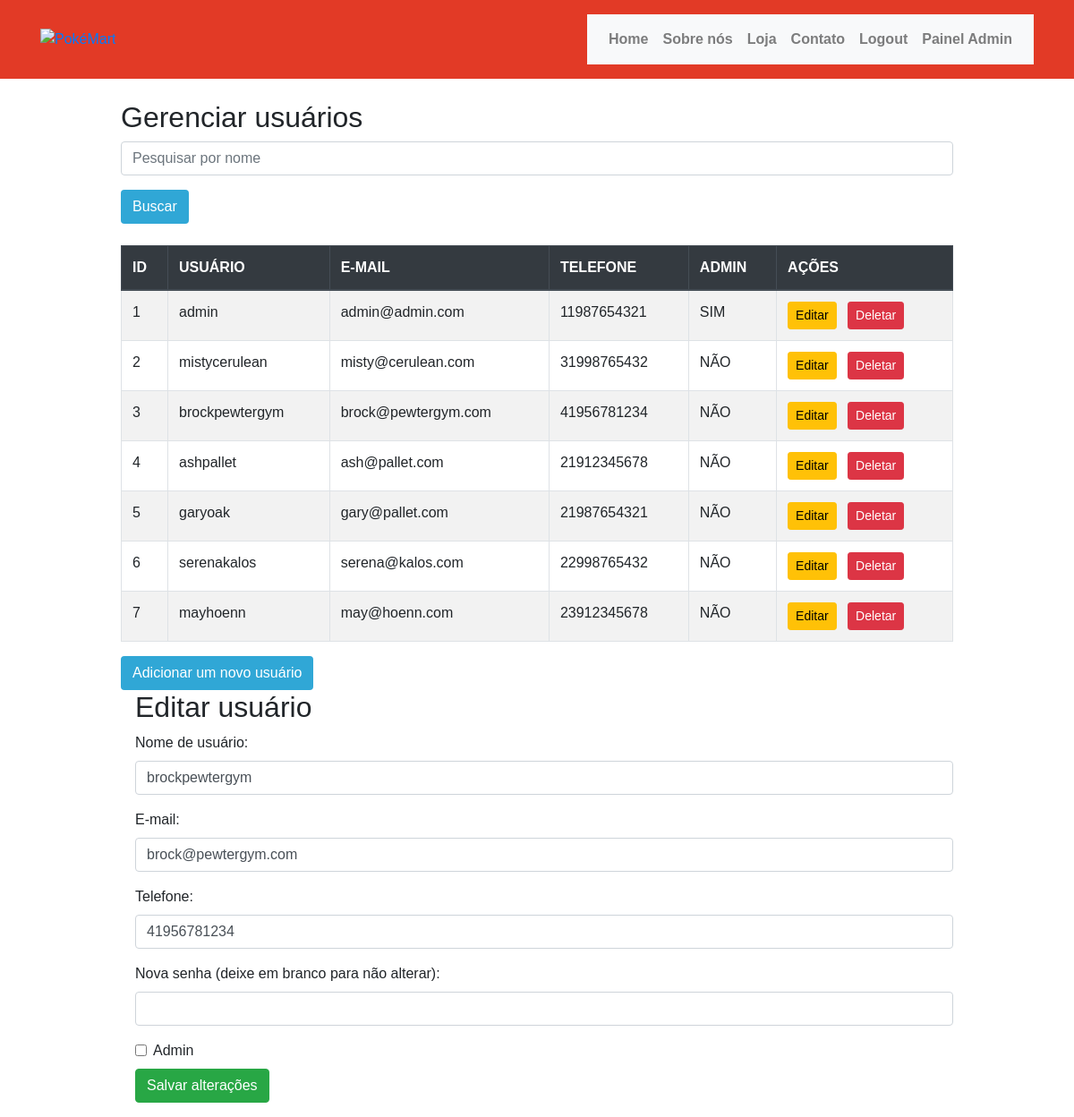
Page /users.php?action=edit&id=3 (signed in) on the committed database.
### tables this page shows
CREATE TABLE IF NOT EXISTS `users` (
  `id` int(11) NOT NULL AUTO_INCREMENT,
  `username` varchar(50) NOT NULL DEFAULT '0',
  `email` varchar(50) NOT NULL DEFAULT '0',
  `password` varchar(250) NOT NULL DEFAULT '0',
  `admin` tinyint(4) NOT NULL DEFAULT 0,
  `telefone` varchar(20) NOT NULL DEFAULT '0',
  PRIMARY KEY (`id`)
);

### users.php (the view, shortened to what this page needs)
<?php
include "admin/db.class.php";
include "header.php";
$db = new db('users');
$db->checkLogin();
$db->checkAdminLogin();
$conn = $db->conn();
if (isset($_GET['id']) && isset($_GET['action']) && $_GET['action'] == 'edit') {
    $userId = $_GET['id'];
    $stmt = $conn->prepare("SELECT * FROM users WHERE id = ?");
    $stmt->execute([$userId]);
    $user = $stmt->fetch(PDO::FETCH_ASSOC);
}
$stmt = $conn->query("SELECT * FROM users");
$users = $stmt->fetchAll(PDO::FETCH_ASSOC);
$search = isset($_POST['search']) ? $_POST['search'] : '';
if ($search) {
    $stmt = $conn->prepare("SELECT * FROM users WHERE LOWER(username) LIKE LOWER(?)");
    $stmt->execute(['%' . $search . '%']);
} else {
    $stmt = $conn->query("SELECT * FROM users");
}
$users = $stmt->fetchAll(PDO::FETCH_ASSOC);
?>
<div class="container" style="max-width: 80vw; margin: 0 auto;">
    <h2 class="mt-4">Gerenciar usuários</h2>
    <form action="users.php" method="post" class="mb-4">
        <div class="form-group">
            <input type="text" name="search" class="form-control" placeholder="Pesquisar por nome"
                value="<?= isset($_POST['search']) ? $_POST['search'] : ''; ?>">
        </div>
        <button type="submit" class="btn" style="background-color: #30A7D6; color: white;">Buscar</button>
    </form>
    <table class="table table-striped table-bordered table-hover">
        <thead class="thead-dark">
            <tr>
                <th>ID</th>
                <th>USUÁRIO</th>
                <th>E-MAIL</th>
                <th>TELEFONE</th>
                <th>ADMIN</th>
                <th>AÇÕES</th>
            </tr>
        </thead>
        <tbody>
            <?php foreach ($users as $u): ?>
                <tr>
                    <td><?= $u['id']; ?></td>
                    <td><?= $u['username']; ?></td>
                    <td><?= $u['email']; ?></td>
                    <td><?= $u['telefone']; ?></td>
                    <td><?= $u['admin'] ? 'SIM' : 'NÃO'; ?></td>
                    <td>
                        <a href="users.php?action=edit&id=<?= $u['id']; ?>" class="btn btn-warning btn-sm mr-2"
                            style="color: black;">Editar</a>
                        <a href="users.php?action=delete&id=<?= $u['id']; ?>" class="btn btn-danger btn-sm"
                            style="color: white;" onclick="return confirmDelete()">Deletar</a>
                    </td>
                </tr>
            <?php endforeach; ?>
        </tbody>
    </table>
    <a href="users.php?action=add" class="btn" style="background-color: #30A7D6; color: white;">Adicionar um novo
        usuário</a>
    <?php if (isset($_GET['action']) && $_GET['action'] == 'edit' && isset($user)): ?>
        <div class="ml-3 mb-3">
            <h2>Editar usuário</h2>
            <form action="users.php" method="POST">
                <div class="form-group">
                    <label for="username">Nome de usuário:</label>
                    <input type="text" class="form-control" id="username" name="username" value="<?= $user['username']; ?>"
                        required>
                </div>
                <div class="form-group">
                    <label for="email">E-mail:</label>
                    <input type="email" class="form-control" id="email" name="email" value="<?= $user['email']; ?>"
                        required>
                </div>
                <div class="form-group">
                    <label for="telefone">Telefone:</label>
                    <input type="text" class="form-control" id="telefone" name="telefone" value="<?= $user['telefone']; ?>"
                        required>
                </div>
                <div class="form-group">
                    <label for="password">Nova senha (deixe em branco para não alterar):</label>
                    <input type="password" class="form-control" id="password" name="password">
                </div>
                <div class="form-check">
                    <input type="checkbox" class="form-check-input" id="admin" name="admin" <?= $user['admin'] ? 'checked' : ''; ?>>
                    <label class="form-check-label" for="admin">Admin</label>
                </div>
                <button type="submit" class="btn btn-success mt-2" name="edit_user">Salvar alterações</button>
            </form>
        </div>
    <?php endif; ?>
</div>

### stylesheet.css (style rules this page uses)
* { font-family: Arial, Helvetica, sans-serif; }
html, body { height: 100%; margin: 0; display: flex; flex-direction: column; }
.container { flex-grow: 1; }

### rows in the picture
users: id "1", username "admin", email "admin@admin.com", telefone "11987654321", admin "SIM"
users: id "2", username "mistycerulean", email "misty@cerulean.com", telefone "31998765432", admin "NÃO"
users: id "3", username "brockpewtergym", email "brock@pewtergym.com", telefone "41956781234", shows "NÃO"
users: id "4", username "ashpallet", email "ash@pallet.com", telefone "21912345678", admin "NÃO"
users: id "5", username "garyoak", email "gary@pallet.com", telefone "21987654321", admin "NÃO"
users: id "6", username "serenakalos", email "serena@kalos.com", telefone "22998765432", admin "NÃO"
users: id "7", username "mayhoenn", email "may@hoenn.com", telefone "23912345678", admin "NÃO"
